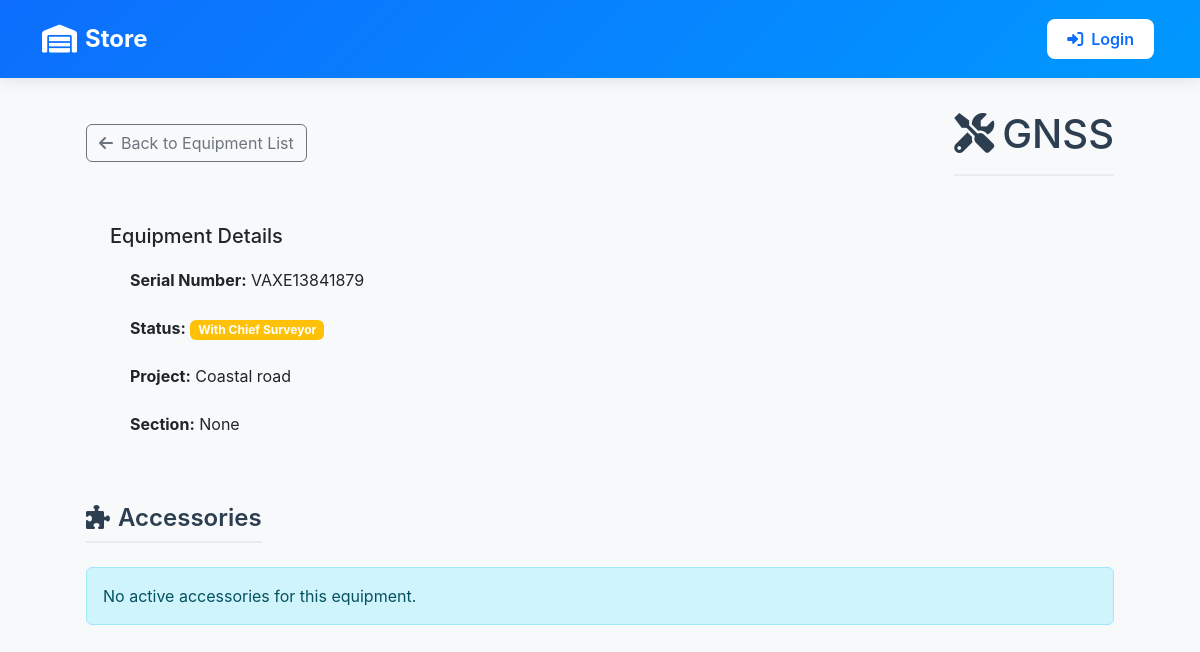
Screenshot of /inventory/equipment/74/ with the database file from the repository.
### inventory/models.py (models this page shows, shortened)
class EquipmentsInSurvey(models.Model):
    name = models.CharField(max_length=100)
    date_of_receiving_from_supplier = models.DateField()
    supplier = models.CharField(max_length=20)
    base_serial = models.CharField(max_length=100)
    roover_serial = models.CharField(max_length=100)
    condition = models.CharField(max_length=10, choices=[("Good", "Good"), ("Bad", "Bad")], default="Good")
    data_logger_serial = models.CharField(max_length=100)
    radio_serial = models.CharField(max_length=100)
    chief_surveyor = models.ForeignKey(User, on_delete=models.CASCADE, null=True, blank=True)
    surveyor_responsible = models.CharField(max_length=100, null=True)
    project = models.CharField(max_length=20, blank=True)
    section = models.CharField(max_length=100, null=True, blank=True)
    date_receiving_from_department = models.DateField()
    status = models.CharField(choices=[('In Store', 'In Store'), ('In Field', 'In Field'), ('With Chief Surveyor', 'With Chief Surveyor'), ('Returning', 'Returning'), ('Delivering', 'Delivering')], max_length=100, default='In Store')
    delivery_status = models.CharField(max_length=10, choices=[('Delivered', 'Delivered'), ('Delivering', 'Delivering'), ('Cancelled', 'Cancelled')], null=True, blank=True)

### inventory/views.py (the view)
# urls.py: path('equipment/<int:id>/', views.equipment_detail, name='equipment_detail'),
def equipment_detail(request, id):
    equipment = get_object_or_404(EquipmentsInSurvey, id=id)
    active_accessories = equipment.accessories.filter(return_status='In Use')
    returned_accessories = equipment.accessories.filter(return_status__in=['Returned', 'Returning'])
    return render(request, 'equipments/equipments_detail.html', {
        'equipment': equipment,
        'active_accessories': active_accessories,
        'returned_accessories': returned_accessories
    })

### inventory/context_processors.py (called while the page is built)
def is_admin(request):
    return {'is_admin': request.user.is_authenticated and request.user.is_superuser}

### inventory/templates/equipments/equipments_detail.html (shortened to what this page needs)
{% extends 'base_dashboard.html' %}
{% load static %}
{% block content %}
<div class="container">
    <div class="equipment-detail">
        <div class="d-flex justify-content-between align-items-center mb-4">
            {% if user.is_superuser %}
            <a href="{% url 'store' %}" class="btn btn-outline-secondary">
                <i class="fas fa-arrow-left me-2"></i>Back to Equipment List
            </a>
            {% else %}
            <a href="{% url 'request_equipment' %}" class="btn btn-outline-secondary">
                <i class="fas fa-arrow-left me-2"></i>Back to Equipment List
            </a>
            {% endif %}
            <h1 class="page-title mb-0">
                <i class="fas fa-tools me-2"></i>{{ equipment.name }}
            </h1>
        </div>
        <div class="equipment-info">
            <div class="row">
                <div class="col-md-6">
                    <h5>Equipment Details</h5>
                    <ul class="list-group">
                        <li class="list-group-item">
                            <strong>Serial Number:</strong> {{ equipment.base_serial }}
                        </li>
                        <li class="list-group-item">
                            <strong>Status:</strong>
                            <span class="badge {% if equipment.status == 'In Store' %}bg-success{% elif equipment.status == 'In Field' %}bg-primary{% else %}bg-warning{% endif %}">
                            {{ equipment.status }}
                        </span>
                        </li>
                        <li class="list-group-item">
                            <strong>Project:</strong> {{ equipment.project }}
                        </li>
                        <li class="list-group-item">
                            <strong>Section:</strong> {{ equipment.section }}
                        </li>
                    </ul>
                </div>
            </div>
        </div>
        <div class="accessories-section mt-4">
            <div class="d-flex justify-content-between align-items-center mb-4">
                <h2 class="section-title mb-0">
                    <i class="fas fa-puzzle-piece me-2"></i>Accessories
                </h2>
            </div>
            {% if active_accessories %}
                <div class="row">
                    {% for accessory in active_accessories %}
                        <div class="col-md-4 mb-3">
                            <div class="card">
                                <div class="card-body postion-relative">
                                    {% if user.is_superuser %}
                                    <a href="{% url 'remove_from_equipment' accessory.id %}" class="position-absolute top-0 end-0 m-2 text-danger fw-bold text-decoration-none" style="font-size: 2rem;">&times</a>
                                    {% endif %}
                                    <h5 class="card-title">{{ accessory.name }}</h5>
                                    <p class="card-text">
                                        <small class="text-muted">
                                            {% if accessory.serial_number %}
                                                Serial: {{ accessory.serial_number }}
                                            {% else %}
                                                Serial: Not assigned
                                            {% endif %}
                                        </small>
                                    </p>
                                    <p class="card-text">
                                        <span class="badge {% if accessory.status == 'Good' %}bg-success{% elif accessory.status == 'Needs Repair' %}bg-warning{% else %}bg-danger{% endif %}">
                                            {{ accessory.status }}
                                        </span>
                                        <span class="badge {% if accessory.return_status == 'In Use' %}bg-success{% elif accessory.return_status == 'Returning' %}bg-warning{% else %}bg-info{% endif %} ms-2">
                                            {{ accessory.return_status }}
                                        </span>
                                    </p>
                                    {% if accessory.comment %}
                                        <p class="card-text"><small class="text-muted">{{ accessory.comment }}</small></p>
                                    {% endif %}
                                    <div class="d-flex justify-content-between">
                                        <a href="{% url 'edit_accessory' accessory.id %}" class="btn btn-sm btn-outline-primary">
                                            <i class="fas fa-edit"></i>
                                        </a>
                                        <div>
                                            <a href="{% url 'accessory_history' accessory.id %}" class="btn btn-sm btn-outline-info me-2">
                                                <i class="fas fa-history"></i>
                                            </a>
                                            <a href="{% url 'return_accessory' accessory.id %}" class="btn btn-sm btn-outline-warning">
                                                <i class="fas fa-undo"></i> Return
                                            </a>
                                        </div>
                                    </div>
                                    {% if accessory.image %}
                                        <div class="mt-3">
                                            <img src="{{ accessory.image.url }}" alt="{{ accessory.name }}" class="img-fluid rounded" style="max-height: 200px;">
                                        </div>
                                    {% endif %}
                                </div>
                            </div>
                        </div>
                        {% endfor %}
                </div>
            {% else %}
                <div class="alert alert-info">
                    No active accessories for this equipment.
                </div>
            {% endif %}
        </div>
    </div>
</div>
{% endblock %}

### inventory/templates/equipments/equipments_detail.html (style rules this page uses)
.section-title { font-size: 1.5rem; font-weight: 600; margin-bottom: 1.5rem; padding-bottom: 0.5rem; border-bottom: 2px solid #e9ecef; color: #2c3e50; }
.equipment-detail { max-width: 1200px; margin: 0 auto; padding: 2rem; }
.page-title { color: #2c3e50; margin-bottom: 2rem; padding-bottom: 1rem; border-bottom: 2px solid #e9ecef; }
.equipment-info { background-color: #f8f9fa; border-radius: 8px; padding: 1.5rem; margin-bottom: 2rem; }
.list-group-item { border: none; padding: 0.75rem 1.25rem; background-color: transparent; }
.accessories-section { margin-top: 2rem; }

### inventory/templates/base_dashboard.html (style rules this page uses)
body { font-family: 'Inter', Arial, sans-serif; margin: 0; padding: 0; background-color: #f8f9fa; }

### rows the page displays
EquipmentsInSurvey: name "GNSS", base_serial "VAXE13841879", status "With Chief Surveyor", project "Coastal road", section "None"
